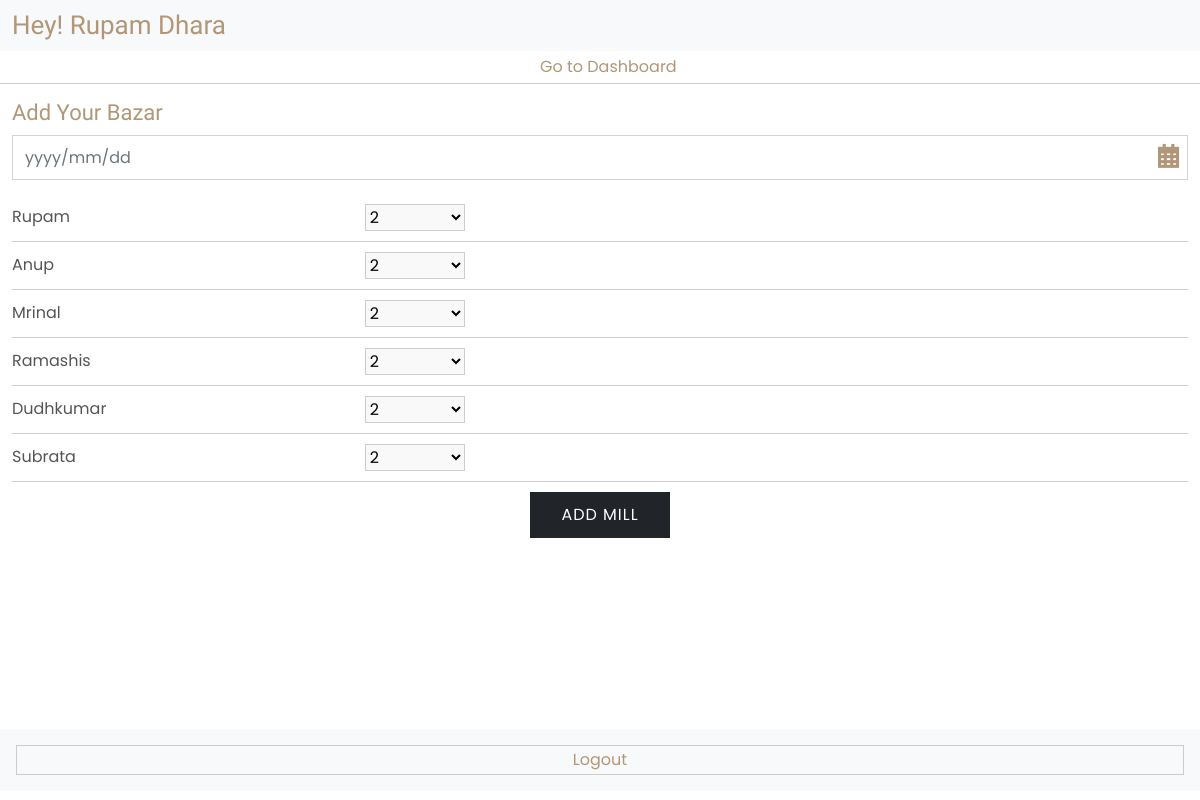
/mess/add-mill/ (signed in), run on an earlier commit of the app's database.
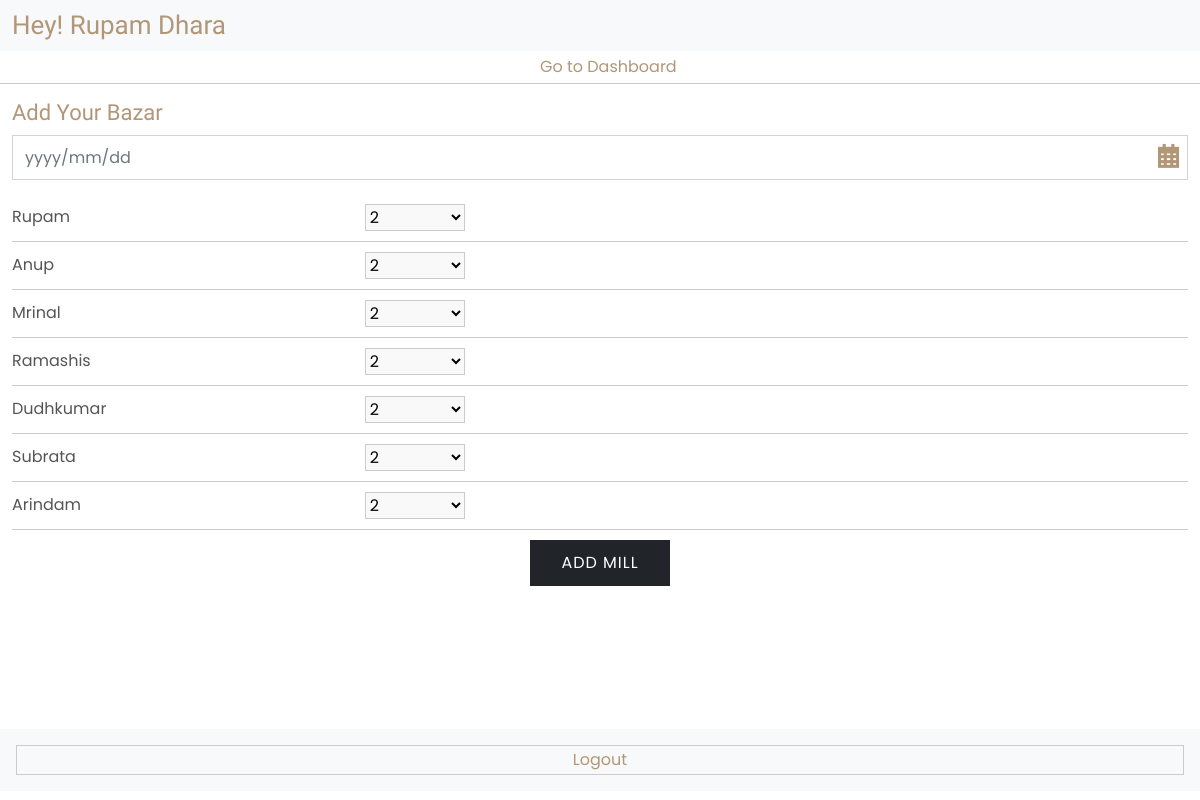
And on a later commit of the database.
### account/models.py (models this page shows, shortened)
class User(AbstractUser):
    objects = UserManager()

### mess/views.py (the view, shortened to what this page needs)
# urls.py: path('add-mill/', views.AddMill, name='add-mill'),
@login_required
def AddMill(request):
    users = User.objects.filter(is_active=True).order_by('id')
    mills = Mill.objects.all()
    data = {
        'users' : users,
        'mills' : mills
    }
    return render(request, 'mess/add-mill.html', data)

### templates/mess/add-mill.html (shortened to what this page needs)
{% extends 'mess/mess-base.html' %}
{% block 'content' %}
    <div class="container-fluid bb py-1">
        <a href="{% url 'dashboard' %}" class="back-btn"><i class="fa-light fa-arrow-left-long"></i> Go to Dashboard</a>
    </div>
    <div class="container dashboard-cont py-3">
        <h4>Add Your Bazar</h4>
        <form method="post">
            <div class="add-box">
                <input type="text" name="date" id="add-mill" class="form-control mb-4" placeholder="yyyy/mm/dd" required>
                <i class="fa-sharp fa-solid fa-calendar-days"></i>
            </div>
            {% for user in users %}
                <div class="form-item">
                    <label>{{ user.first_name }}</label>
                    <select name="m-{{user.id}}">
                        <option value="2">2</option>
                    </select>
                </div>
            {% endfor %}
            <div class="text-center">
                <button type="submit" class="btn btn-dark">ADD MILL</button>
            </div>
        </form>
    </div>
{% endblock 'content' %}

### templates/mess/mess-base.html (shortened to what this page needs)
<!DOCTYPE html>
<html>
<head>
	<link rel="stylesheet" type="text/css" href="/static/css/bootstrap.css">
	<link rel="stylesheet" type="text/css" href="/static/fontawesome/css/all.css">
    <link href='https://ajax.googleapis.com/ajax/libs/jqueryui/1.12.1/themes/ui-lightness/jquery-ui.css' rel='stylesheet'>
	<link rel="stylesheet" type="text/css" href="/static/css/style.css">
</head>
<body>
    <header class="dashboard-header bg-light">
        <div class="container-fluid">
            <h3 class="mb-0">Hey! {{ request.user.first_name }} {{ request.user.last_name }}</h3>
        </div>
    </header>
    <main class="site">
        <div class="page-content">
            {% block 'content' %}{% endblock 'content' %}
        </div>
    </main>
    <footer>
        <div class="dashboard-foot p-3 bg-light">
            <a href="{% url 'logout' %}" class="logout-btn">Logout</a>
        </div>
    </footer>
</body>
</html>

What changed in the data, as far as the page shows it:
added User: first_name "Arindam", id "2"
